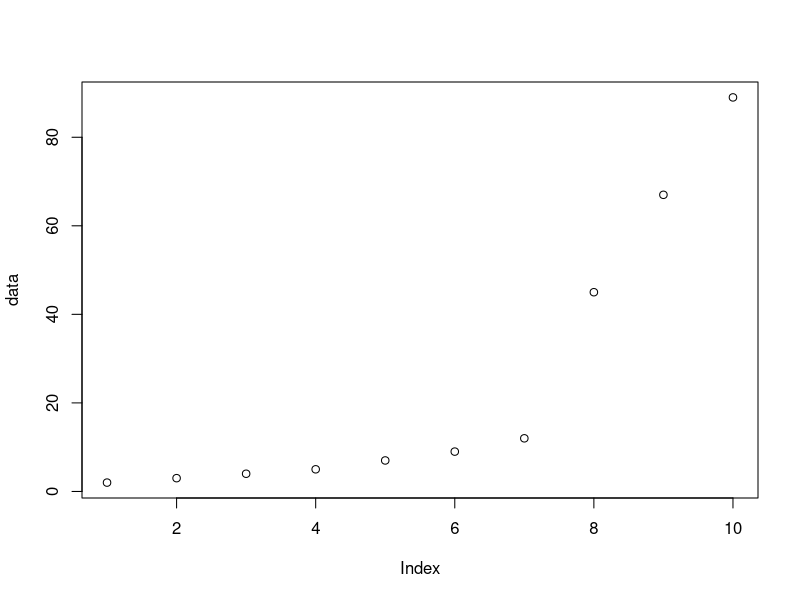

Recreate this plot in R.

data <- c(2, 3, 4, 5, 7, 9, 12, 45, 67, 89)
# Median Calculation in R
median(data)

# Mean calculation in R
mean(data)
totalSum = 0
for(i in data){
  totalSum = totalSum + i
}
print(totalSum/length(data))

# Variance calculation in R progarmming
variance = var(data)
print(variance)

# Standard Deviation Calculation in R programming
standardDeviation = sd(data)
print(standardDeviation)

# Checking if variance is square of sd or not .... True
print(standardDeviation^2)

# Trying to plot vector
plot(data)